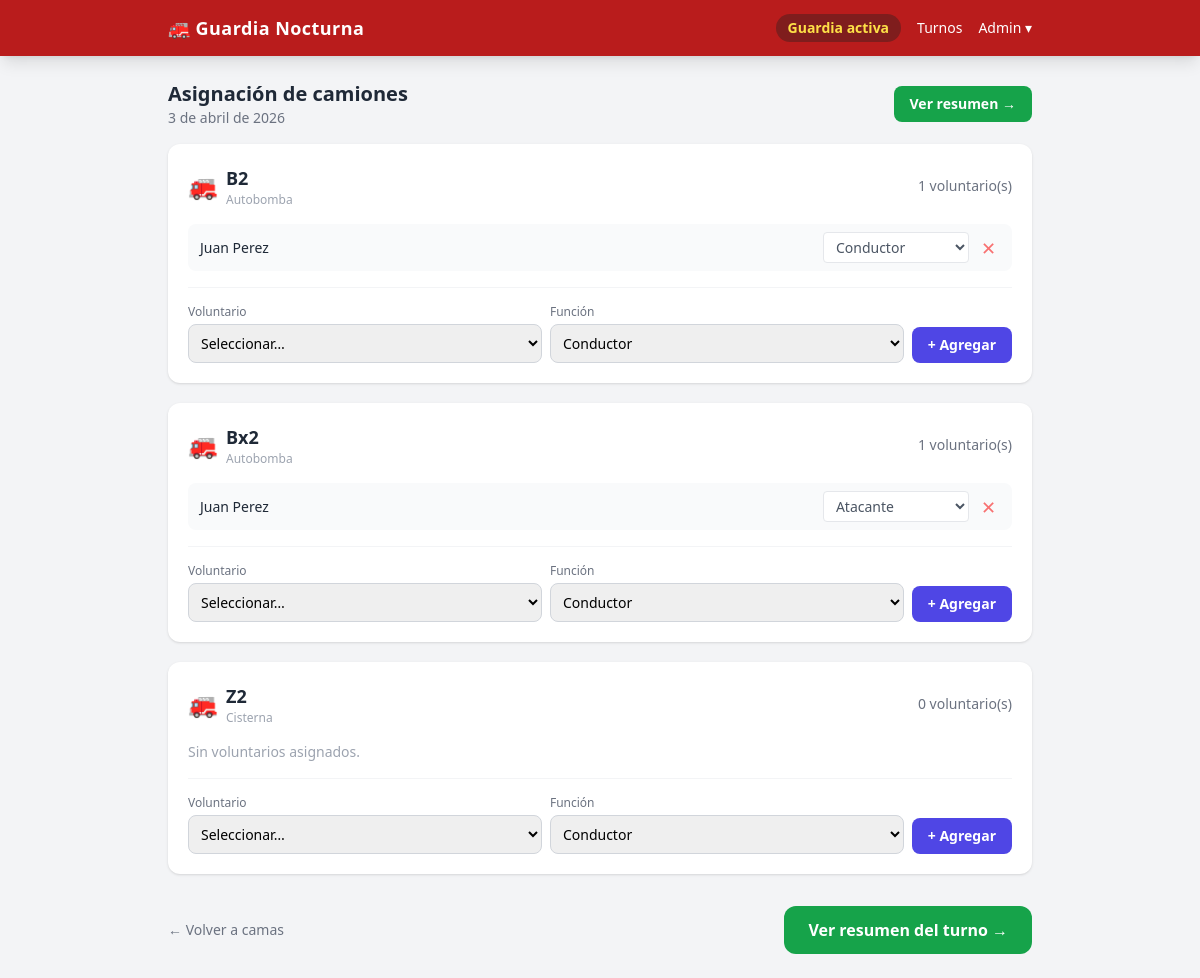
Page /turnos/1/camiones on the committed database.
### tables this page shows
CREATE TABLE shifts (
                id         INTEGER PRIMARY KEY AUTOINCREMENT,
                date       TEXT NOT NULL,
                notes      TEXT,
                is_active  INTEGER NOT NULL DEFAULT 0,
                created_at TEXT NOT NULL DEFAULT (datetime('now','localtime'))
            );

CREATE TABLE trucks (
                id   INTEGER PRIMARY KEY AUTOINCREMENT,
                name TEXT NOT NULL,
                type TEXT
            , color TEXT DEFAULT '#93c5fd');

CREATE TABLE "truck_assignments" (
                id           INTEGER PRIMARY KEY AUTOINCREMENT,
                shift_id     INTEGER NOT NULL REFERENCES shifts(id) ON DELETE CASCADE,
                volunteer_id INTEGER NOT NULL REFERENCES volunteers(id),
                truck_id     INTEGER NOT NULL REFERENCES trucks(id),
                role         TEXT NOT NULL
            );

CREATE TABLE volunteers (
                id     INTEGER PRIMARY KEY AUTOINCREMENT,
                name   TEXT NOT NULL,
                active INTEGER NOT NULL DEFAULT 1
            );

### guardia/routers/assignments.py (the view)
@router.get("/turnos/{shift_id}/camiones")
def truck_assignment_screen(request: Request, shift_id: int):
    with get_db() as conn:
        shift = conn.execute("SELECT * FROM shifts WHERE id = ?", (shift_id,)).fetchone()
        if not shift:
            return RedirectResponse("/turnos", status_code=302)
        active = get_active_shift(conn)
        trucks = conn.execute("SELECT * FROM trucks ORDER BY name").fetchall()
        volunteers = conn.execute(
            "SELECT * FROM volunteers WHERE active = 1 ORDER BY name"
        ).fetchall()
        truck_assignments = conn.execute("""
            SELECT ta.id, ta.truck_id, ta.role, ta.volunteer_id, v.name AS volunteer_name
            FROM truck_assignments ta
            JOIN volunteers v ON ta.volunteer_id = v.id
            WHERE ta.shift_id = ?
            ORDER BY ta.truck_id, v.name
        """, (shift_id,)).fetchall()
        assignments_by_truck = {}
        for a in truck_assignments:
            assignments_by_truck.setdefault(a["truck_id"], []).append(a)
        return templates.TemplateResponse(
            "assignments/trucks.html",
            {
                "request": request,
                "shift": shift,
                "active_shift": active,
                "trucks": trucks,
                "volunteers": volunteers,
                "assignments_by_truck": assignments_by_truck,
                "roles": DEFAULT_ROLES,
            },
        )

### templates/assignments/trucks.html (shortened to what this page needs)
{% extends "base.html" %}
{% block content %}
<div class="flex items-center justify-between mb-4">
  <div>
    <h1 class="text-xl font-bold text-gray-800">Asignación de camiones</h1>
    <p class="text-sm text-gray-500">{{ shift['date'] | es_date }}</p>
  </div>
  <a href="/turnos/{{ shift['id'] }}"
     class="bg-green-600 text-white px-4 py-2 rounded-lg text-sm font-semibold hover:bg-green-700 transition">
    Ver resumen →
  </a>
</div>
{% if not trucks %}
<div class="bg-white rounded-xl shadow p-6 text-center text-gray-500">
  No hay camiones configurados.
  <a href="/admin/camiones" class="text-indigo-600 underline ml-1">Agregar camiones</a>
</div>
{% else %}
<div class="space-y-5">
  {% for truck in trucks %}
  {% set truck_assigns = assignments_by_truck.get(truck['id'], []) %}
  <div class="bg-white rounded-xl shadow p-5">
    <div class="flex items-center gap-2 mb-4">
      <span class="text-2xl">🚒</span>
      <div>
        <h2 class="font-bold text-gray-800 text-lg">{{ truck['name'] }}</h2>
        {% if truck['type'] %}<p class="text-xs text-gray-400">{{ truck['type'] }}</p>{% endif %}
      </div>
      <span class="ml-auto text-sm text-gray-500">{{ truck_assigns | length }} voluntario(s)</span>
    </div>
    {% if truck_assigns %}
    <div class="space-y-2 mb-4">
      {% for a in truck_assigns %}
      <div class="flex items-center gap-2 bg-gray-50 rounded-lg px-3 py-2">
        <span class="font-medium text-gray-800 text-sm flex-1">{{ a['volunteer_name'] }}</span>
        <form method="POST" action="/turnos/{{ shift['id'] }}/camiones/rol" class="flex items-center gap-1">
          <select name="role" onchange="this.form.submit()"
                  class="text-sm border border-gray-200 rounded px-2 py-1 text-gray-600 bg-white focus:outline-none focus:ring-1 focus:ring-indigo-400">
            {% for r in roles %}
            <option value="{{ r }}" {% if r == a['role'] %}selected{% endif %}>{{ r }}</option>
            {% endfor %}
          </select>
        </form>
        <form method="POST" action="/turnos/{{ shift['id'] }}/camiones/quitar">
          <button type="submit"
                  class="text-red-400 hover:text-red-700 text-lg leading-none p-1"
                  onclick="return confirm('¿Quitar a {{ a['volunteer_name'] }} del camión?')"
                  title="Quitar">✕</button>
        </form>
      </div>
      {% endfor %}
    </div>
    {% else %}
    <p class="text-gray-400 text-sm mb-4">Sin voluntarios asignados.</p>
    {% endif %}
    {% if volunteers %}
    <form method="POST" action="/turnos/{{ shift['id'] }}/camiones/asignar"
          class="flex flex-wrap gap-2 items-end border-t border-gray-100 pt-4">
      <div class="flex-1 min-w-[140px]">
        <label class="text-xs text-gray-500 block mb-1">Voluntario</label>
        <select name="volunteer_id" required
                class="w-full border border-gray-300 rounded-lg px-2 py-2 text-sm focus:outline-none focus:ring-2 focus:ring-indigo-400">
          <option value="">Seleccionar…</option>
        </select>
      </div>
      <div class="flex-1 min-w-[140px]">
        <label class="text-xs text-gray-500 block mb-1">Función</label>
        <select name="role" required
                class="w-full border border-gray-300 rounded-lg px-2 py-2 text-sm focus:outline-none focus:ring-2 focus:ring-indigo-400">
          {% for r in roles %}
          <option value="{{ r }}">{{ r }}</option>
          {% endfor %}
        </select>
      </div>
      <button type="submit"
              class="bg-indigo-600 text-white px-4 py-2 rounded-lg text-sm font-semibold hover:bg-indigo-700 active:scale-95 transition">
        + Agregar
      </button>
    </form>
    {% endif %}
  </div>
  {% endfor %}
</div>
{% endif %}
<div class="mt-8 flex justify-between items-center">
  <a href="/turnos/{{ shift['id'] }}/camas" class="text-sm text-gray-500 hover:text-gray-700">← Volver a camas</a>
  <a href="/turnos/{{ shift['id'] }}"
     class="bg-green-600 text-white px-6 py-3 rounded-xl font-bold hover:bg-green-700 transition">
    Ver resumen del turno →
  </a>
</div>
{% endblock %}

### rows in the picture
shifts: date|es_date "3 de abril de 2026"
trucks: name "B2", type "Autobomba", truck_assigns "1"
truck_assignments: volunteer_name "Juan Perez", role "Conductor"
trucks: name "Bx2", type "Autobomba", truck_assigns "1"
truck_assignments: volunteer_name "Juan Perez", role "Atacante"
trucks: name "Z2", type "Cisterna", truck_assigns "0", shows "Sin voluntarios asignados."

### other values in the picture
form field role "Conductor"
